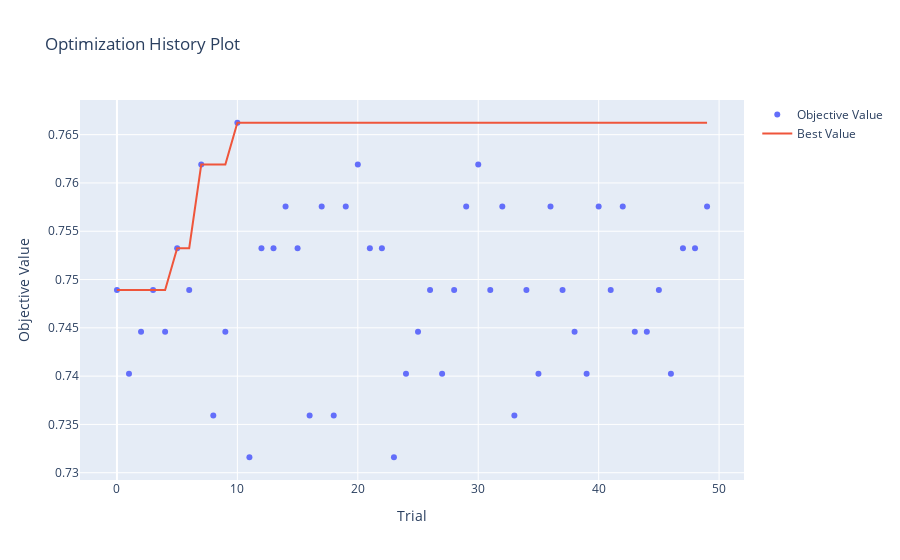

This figure's notebook cell:
### Markdown cell above
**Visualization**

### Code cell
print(f"After {study.best_trial.number} Trials , trials are not needed")
plot_optimization_history(study).show()
